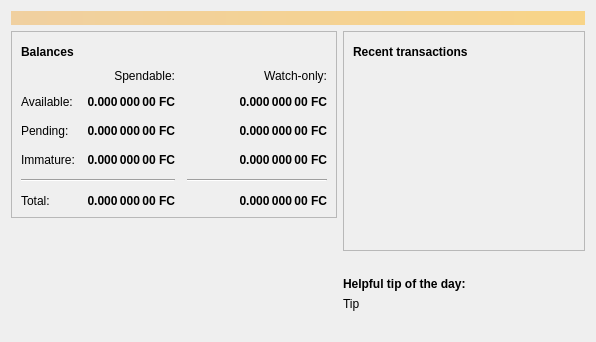
<?xml version="1.0" encoding="UTF-8"?>
<ui version="4.0">
 <class>OverviewPage</class>
 <widget class="QWidget" name="OverviewPage">
  <property name="geometry">
   <rect>
    <x>0</x>
    <y>0</y>
    <width>596</width>
    <height>342</height>
   </rect>
  </property>
  <property name="windowTitle">
   <string>Form</string>
  </property>
  <layout class="QVBoxLayout" name="topLayout">
   <item>
    <widget class="QLabel" name="labelAlerts">
     <property name="visible">
      <bool>false</bool>
     </property>
     <property name="styleSheet">
      <string notr="true">QLabel { background-color: qlineargradient(x1: 0, y1: 0, x2: 1, y2: 0, stop:0 #F0D0A0, stop:1 #F8D488); color:#000000; }</string>
     </property>
     <property name="wordWrap">
      <bool>true</bool>
     </property>
     <property name="margin">
      <number>3</number>
     </property>
     <property name="textInteractionFlags">
      <set>Qt::TextSelectableByMouse</set>
     </property>
    </widget>
   </item>
   <item>
    <layout class="QHBoxLayout" name="horizontalLayout" stretch="1,1">
     <item>
      <layout class="QVBoxLayout" name="verticalLayout_2">
       <item>
        <widget class="QFrame" name="frame">
         <property name="frameShape">
          <enum>QFrame::StyledPanel</enum>
         </property>
         <property name="frameShadow">
          <enum>QFrame::Raised</enum>
         </property>
         <layout class="QVBoxLayout" name="verticalLayout_4">
          <item>
           <layout class="QHBoxLayout" name="horizontalLayout_4">
            <item>
             <widget class="QLabel" name="label_5">
              <property name="font">
               <font>
                <weight>75</weight>
                <bold>true</bold>
               </font>
              </property>
              <property name="text">
               <string>Balances</string>
              </property>
             </widget>
            </item>
            <item>
             <widget class="QPushButton" name="labelWalletStatus">
              <property name="enabled">
               <bool>true</bool>
              </property>
              <property name="maximumSize">
               <size>
                <width>30</width>
                <height>16777215</height>
               </size>
              </property>
              <property name="toolTip">
               <string>The displayed information may be out of date. Your wallet automatically synchronizes with the Fleet Credits network after a connection is established, but this process has not completed yet.</string>
              </property>
              <property name="text">
               <string/>
              </property>
              <property name="icon">
               <iconset resource="../fleetcredits.qrc">
                <normaloff>:/icons/warning</normaloff>
                <disabledoff>:/icons/warning</disabledoff>:/icons/warning</iconset>
              </property>
              <property name="iconSize">
               <size>
                <width>24</width>
                <height>24</height>
               </size>
              </property>
              <property name="flat">
               <bool>true</bool>
              </property>
             </widget>
            </item>
            <item>
             <spacer name="horizontalSpacer_3">
              <property name="orientation">
               <enum>Qt::Horizontal</enum>
              </property>
              <property name="sizeHint" stdset="0">
               <size>
                <width>40</width>
                <height>20</height>
               </size>
              </property>
             </spacer>
            </item>
           </layout>
          </item>
          <item>
           <layout class="QGridLayout" name="gridLayout">
            <property name="spacing">
             <number>12</number>
            </property>
            <item row="2" column="2">
             <widget class="QLabel" name="labelWatchPending">
              <property name="font">
               <font>
                <weight>75</weight>
                <bold>true</bold>
               </font>
              </property>
              <property name="cursor">
               <cursorShape>IBeamCursor</cursorShape>
              </property>
              <property name="toolTip">
               <string>Unconfirmed transactions to watch-only addresses</string>
              </property>
              <property name="text">
               <string notr="true">0.000 000 00 FC</string>
              </property>
              <property name="alignment">
               <set>Qt::AlignRight|Qt::AlignTrailing|Qt::AlignVCenter</set>
              </property>
              <property name="textInteractionFlags">
               <set>Qt::LinksAccessibleByMouse|Qt::TextSelectableByKeyboard|Qt::TextSelectableByMouse</set>
              </property>
             </widget>
            </item>
            <item row="2" column="1">
             <widget class="QLabel" name="labelUnconfirmed">
              <property name="font">
               <font>
                <weight>75</weight>
                <bold>true</bold>
               </font>
              </property>
              <property name="cursor">
               <cursorShape>IBeamCursor</cursorShape>
              </property>
              <property name="toolTip">
               <string>Total of transactions that have yet to be confirmed, and do not yet count toward the spendable balance</string>
              </property>
              <property name="text">
               <string notr="true">0.000 000 00 FC</string>
              </property>
              <property name="alignment">
               <set>Qt::AlignRight|Qt::AlignTrailing|Qt::AlignVCenter</set>
              </property>
              <property name="textInteractionFlags">
               <set>Qt::LinksAccessibleByMouse|Qt::TextSelectableByKeyboard|Qt::TextSelectableByMouse</set>
              </property>
             </widget>
            </item>
            <item row="3" column="2">
             <widget class="QLabel" name="labelWatchImmature">
              <property name="font">
               <font>
                <weight>75</weight>
                <bold>true</bold>
               </font>
              </property>
              <property name="cursor">
               <cursorShape>IBeamCursor</cursorShape>
              </property>
              <property name="toolTip">
               <string>Mined balance in watch-only addresses that has not yet matured</string>
              </property>
              <property name="text">
               <string notr="true">0.000 000 00 FC</string>
              </property>
              <property name="alignment">
               <set>Qt::AlignRight|Qt::AlignTrailing|Qt::AlignVCenter</set>
              </property>
              <property name="textInteractionFlags">
               <set>Qt::LinksAccessibleByMouse|Qt::TextSelectableByKeyboard|Qt::TextSelectableByMouse</set>
              </property>
             </widget>
            </item>
            <item row="4" column="0" colspan="2">
             <widget class="Line" name="line">
              <property name="orientation">
               <enum>Qt::Horizontal</enum>
              </property>
             </widget>
            </item>
            <item row="4" column="2">
             <widget class="Line" name="lineWatchBalance">
              <property name="sizePolicy">
               <sizepolicy hsizetype="Preferred" vsizetype="Fixed">
                <horstretch>0</horstretch>
                <verstretch>0</verstretch>
               </sizepolicy>
              </property>
              <property name="minimumSize">
               <size>
                <width>140</width>
                <height>0</height>
               </size>
              </property>
              <property name="orientation">
               <enum>Qt::Horizontal</enum>
              </property>
             </widget>
            </item>
            <item row="5" column="0">
             <widget class="QLabel" name="labelTotalText">
              <property name="text">
               <string>Total:</string>
              </property>
             </widget>
            </item>
            <item row="3" column="1">
             <widget class="QLabel" name="labelImmature">
              <property name="font">
               <font>
                <weight>75</weight>
                <bold>true</bold>
               </font>
              </property>
              <property name="cursor">
               <cursorShape>IBeamCursor</cursorShape>
              </property>
              <property name="toolTip">
               <string>Mined balance that has not yet matured</string>
              </property>
              <property name="text">
               <string notr="true">0.000 000 00 FC</string>
              </property>
              <property name="alignment">
               <set>Qt::AlignRight|Qt::AlignTrailing|Qt::AlignVCenter</set>
              </property>
              <property name="textInteractionFlags">
               <set>Qt::LinksAccessibleByMouse|Qt::TextSelectableByKeyboard|Qt::TextSelectableByMouse</set>
              </property>
             </widget>
            </item>
            <item row="2" column="3">
             <spacer name="horizontalSpacer_2">
              <property name="orientation">
               <enum>Qt::Horizontal</enum>
              </property>
              <property name="sizeHint" stdset="0">
               <size>
                <width>40</width>
                <height>20</height>
               </size>
              </property>
             </spacer>
            </item>
            <item row="3" column="0">
             <widget class="QLabel" name="labelImmatureText">
              <property name="text">
               <string>Immature:</string>
              </property>
             </widget>
            </item>
            <item row="5" column="1">
             <widget class="QLabel" name="labelTotal">
              <property name="font">
               <font>
                <weight>75</weight>
                <bold>true</bold>
               </font>
              </property>
              <property name="cursor">
               <cursorShape>IBeamCursor</cursorShape>
              </property>
              <property name="toolTip">
               <string>Your current total balance</string>
              </property>
              <property name="text">
               <string notr="true">0.000 000 00 FC</string>
              </property>
              <property name="alignment">
               <set>Qt::AlignRight|Qt::AlignTrailing|Qt::AlignVCenter</set>
              </property>
              <property name="textInteractionFlags">
               <set>Qt::LinksAccessibleByMouse|Qt::TextSelectableByKeyboard|Qt::TextSelectableByMouse</set>
              </property>
             </widget>
            </item>
            <item row="5" column="2">
             <widget class="QLabel" name="labelWatchTotal">
              <property name="font">
               <font>
                <weight>75</weight>
                <bold>true</bold>
               </font>
              </property>
              <property name="cursor">
               <cursorShape>IBeamCursor</cursorShape>
              </property>
              <property name="toolTip">
               <string>Current total balance in watch-only addresses</string>
              </property>
              <property name="text">
               <string notr="true">0.000 000 00 FC</string>
              </property>
              <property name="alignment">
               <set>Qt::AlignRight|Qt::AlignTrailing|Qt::AlignVCenter</set>
              </property>
              <property name="textInteractionFlags">
               <set>Qt::LinksAccessibleByMouse|Qt::TextSelectableByKeyboard|Qt::TextSelectableByMouse</set>
              </property>
             </widget>
            </item>
            <item row="0" column="2">
             <widget class="QLabel" name="labelWatchonly">
              <property name="text">
               <string>Watch-only:</string>
              </property>
              <property name="alignment">
               <set>Qt::AlignRight|Qt::AlignTrailing|Qt::AlignVCenter</set>
              </property>
             </widget>
            </item>
            <item row="1" column="0">
             <widget class="QLabel" name="labelBalanceText">
              <property name="text">
               <string>Available:</string>
              </property>
             </widget>
            </item>
            <item row="1" column="1">
             <widget class="QLabel" name="labelBalance">
              <property name="font">
               <font>
                <weight>75</weight>
                <bold>true</bold>
               </font>
              </property>
              <property name="cursor">
               <cursorShape>IBeamCursor</cursorShape>
              </property>
              <property name="toolTip">
               <string>Your current spendable balance</string>
              </property>
              <property name="text">
               <string notr="true">0.000 000 00 FC</string>
              </property>
              <property name="alignment">
               <set>Qt::AlignRight|Qt::AlignTrailing|Qt::AlignVCenter</set>
              </property>
              <property name="textInteractionFlags">
               <set>Qt::LinksAccessibleByMouse|Qt::TextSelectableByKeyboard|Qt::TextSelectableByMouse</set>
              </property>
             </widget>
            </item>
            <item row="1" column="2">
             <widget class="QLabel" name="labelWatchAvailable">
              <property name="font">
               <font>
                <weight>75</weight>
                <bold>true</bold>
               </font>
              </property>
              <property name="cursor">
               <cursorShape>IBeamCursor</cursorShape>
              </property>
              <property name="toolTip">
               <string>Your current balance in watch-only addresses</string>
              </property>
              <property name="text">
               <string notr="true">0.000 000 00 FC</string>
              </property>
              <property name="alignment">
               <set>Qt::AlignRight|Qt::AlignTrailing|Qt::AlignVCenter</set>
              </property>
              <property name="textInteractionFlags">
               <set>Qt::LinksAccessibleByMouse|Qt::TextSelectableByKeyboard|Qt::TextSelectableByMouse</set>
              </property>
             </widget>
            </item>
            <item row="2" column="0">
             <widget class="QLabel" name="labelPendingText">
              <property name="text">
               <string>Pending:</string>
              </property>
             </widget>
            </item>
            <item row="0" column="1">
             <widget class="QLabel" name="labelSpendable">
              <property name="text">
               <string>Spendable:</string>
              </property>
              <property name="alignment">
               <set>Qt::AlignRight|Qt::AlignTrailing|Qt::AlignVCenter</set>
              </property>
             </widget>
            </item>
           </layout>
          </item>
         </layout>
        </widget>
       </item>
       <item>
        <spacer name="verticalSpacer">
         <property name="orientation">
          <enum>Qt::Vertical</enum>
         </property>
         <property name="sizeHint" stdset="0">
          <size>
           <width>20</width>
           <height>40</height>
          </size>
         </property>
        </spacer>
       </item>
       <item>
        <layout class="QGridLayout" name="logo_grid">
          <item>
            <widget class="QLabel" name="label_wallet_bgcoin">
             <property name="text">
              <string/>
             </property>
             <property name="pixmap">
              <pixmap resource="../fleetcredits.qrc">:/icons/wallet_bgcoin</pixmap>
             </property>
             <property name="scaledContents">
              <bool>true</bool>
             </property>
             <property name="maximumSize">
              <size>
               <width>48</width>
               <height>48</height>
              </size>
             </property>
             <property name="minimumSize">
              <size>
               <width>48</width>
               <height>48</height>
              </size>
             </property>
             <property name="sizePolicy">
              <sizepolicy hsizetype="Fixed" vsizetype="Fixed">
               <horstretch>0</horstretch>
               <verstretch>0</verstretch>
              </sizepolicy>
             </property>
             <property name="alignment">
              <set>Qt::AlignCenter</set>
             </property>
             <property name="margin">
              <number>-2</number>
             </property>
            </widget>
          </item>
          <item>
            <widget class="QLabel" name="label_wallet_version_overlay">
              <property name="text">
               <string></string>
              </property>
              <property name="pixmap">
              </property>
              <property name="scaledContents">
               <bool>false</bool>
              </property>
              <property name="alignment">
               <set>Qt::AlignLeft|Qt::AlignBottom</set>
              </property>
              <property name="margin">
               <number>2</number>
              </property>
            </widget>
          </item>
        </layout>
       </item>
      </layout>
     </item>
     <item>
      <layout class="QVBoxLayout" name="verticalLayout_3">
       <item>
        <widget class="QFrame" name="frame_2">
         <property name="frameShape">
          <enum>QFrame::StyledPanel</enum>
         </property>
         <property name="frameShadow">
          <enum>QFrame::Raised</enum>
         </property>
         <layout class="QVBoxLayout" name="verticalLayout">
          <item>
           <layout class="QHBoxLayout" name="horizontalLayout_2">
            <item>
             <widget class="QLabel" name="label_4">
              <property name="font">
               <font>
                <weight>75</weight>
                <bold>true</bold>
               </font>
              </property>
              <property name="text">
               <string>Recent transactions</string>
              </property>
             </widget>
            </item>
            <item>
             <widget class="QPushButton" name="labelTransactionsStatus">
              <property name="enabled">
               <bool>true</bool>
              </property>
              <property name="maximumSize">
               <size>
                <width>30</width>
                <height>16777215</height>
               </size>
              </property>
              <property name="toolTip">
               <string>The displayed information may be out of date. Your wallet automatically synchronizes with the Fleet Credits network after a connection is established, but this process has not completed yet.</string>
              </property>
              <property name="text">
               <string/>
              </property>
              <property name="icon">
               <iconset resource="../fleetcredits.qrc">
                <normaloff>:/icons/warning</normaloff>
                <disabledoff>:/icons/warning</disabledoff>:/icons/warning</iconset>
              </property>
              <property name="iconSize">
               <size>
                <width>24</width>
                <height>24</height>
               </size>
              </property>
              <property name="flat">
               <bool>true</bool>
              </property>
             </widget>
            </item>
            <item>
             <spacer name="horizontalSpacer">
              <property name="orientation">
               <enum>Qt::Horizontal</enum>
              </property>
              <property name="sizeHint" stdset="0">
               <size>
                <width>40</width>
                <height>20</height>
               </size>
              </property>
             </spacer>
            </item>
           </layout>
          </item>
          <item>
           <widget class="QListView" name="listTransactions">
            <property name="styleSheet">
             <string notr="true">QListView { background: transparent; }</string>
            </property>
            <property name="frameShape">
             <enum>QFrame::NoFrame</enum>
            </property>
            <property name="verticalScrollBarPolicy">
             <enum>Qt::ScrollBarAlwaysOff</enum>
            </property>
            <property name="horizontalScrollBarPolicy">
             <enum>Qt::ScrollBarAlwaysOff</enum>
            </property>
            <property name="selectionMode">
             <enum>QAbstractItemView::NoSelection</enum>
            </property>
           </widget>
          </item>
         </layout>
        </widget>
       </item>
       <item>
        <spacer name="verticalSpacer_2">
         <property name="orientation">
          <enum>Qt::Vertical</enum>
         </property>
         <property name="sizeHint" stdset="0">
          <size>
           <width>20</width>
           <height>40</height>
          </size>
         </property>
        </spacer>
       </item>
       <item>
        <layout class="QVBoxLayout" name="verticalLayout_5">
         <property name="topMargin">
          <number>0</number>
         </property>
         <item>
          <widget class="QLabel" name="label_tip_header">
           <property name="font">
            <font>
             <weight>75</weight>
             <bold>true</bold>
            </font>
           </property>
           <property name="text">
            <string>Helpful tip of the day:</string>
           </property>
          </widget>
         </item>
         <item>
          <widget class="QLabel" name="label_tip">
           <property name="text">
            <string>Tip</string>
           </property>
          </widget>
         </item>
         <item>
          <spacer name="verticalSpacer_3">
           <property name="orientation">
            <enum>Qt::Vertical</enum>
           </property>
           <property name="sizeType">
            <enum>QSizePolicy::Maximum</enum>
           </property>
           <property name="sizeHint" stdset="0">
            <size>
             <width>20</width>
             <height>40</height>
            </size>
           </property>
          </spacer>
         </item>
        </layout>
       </item>
      </layout>
     </item>
    </layout>
   </item>
  </layout>
 </widget>
 <resources>
  <include location="../fleetcredits.qrc"/>
 </resources>
 <connections/>
</ui>
